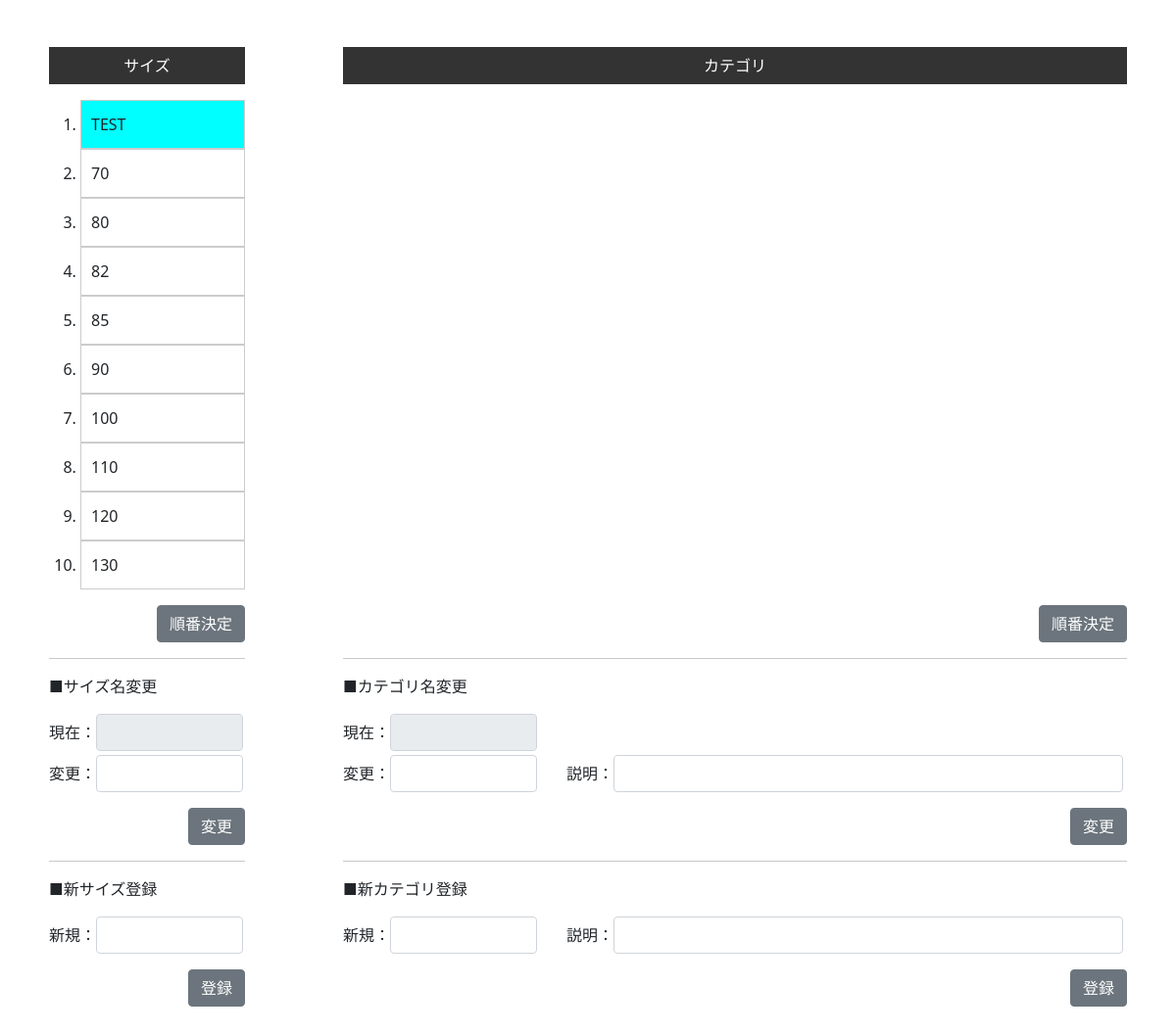
/zaiko2/size_category/, run on an earlier commit of the app's database.
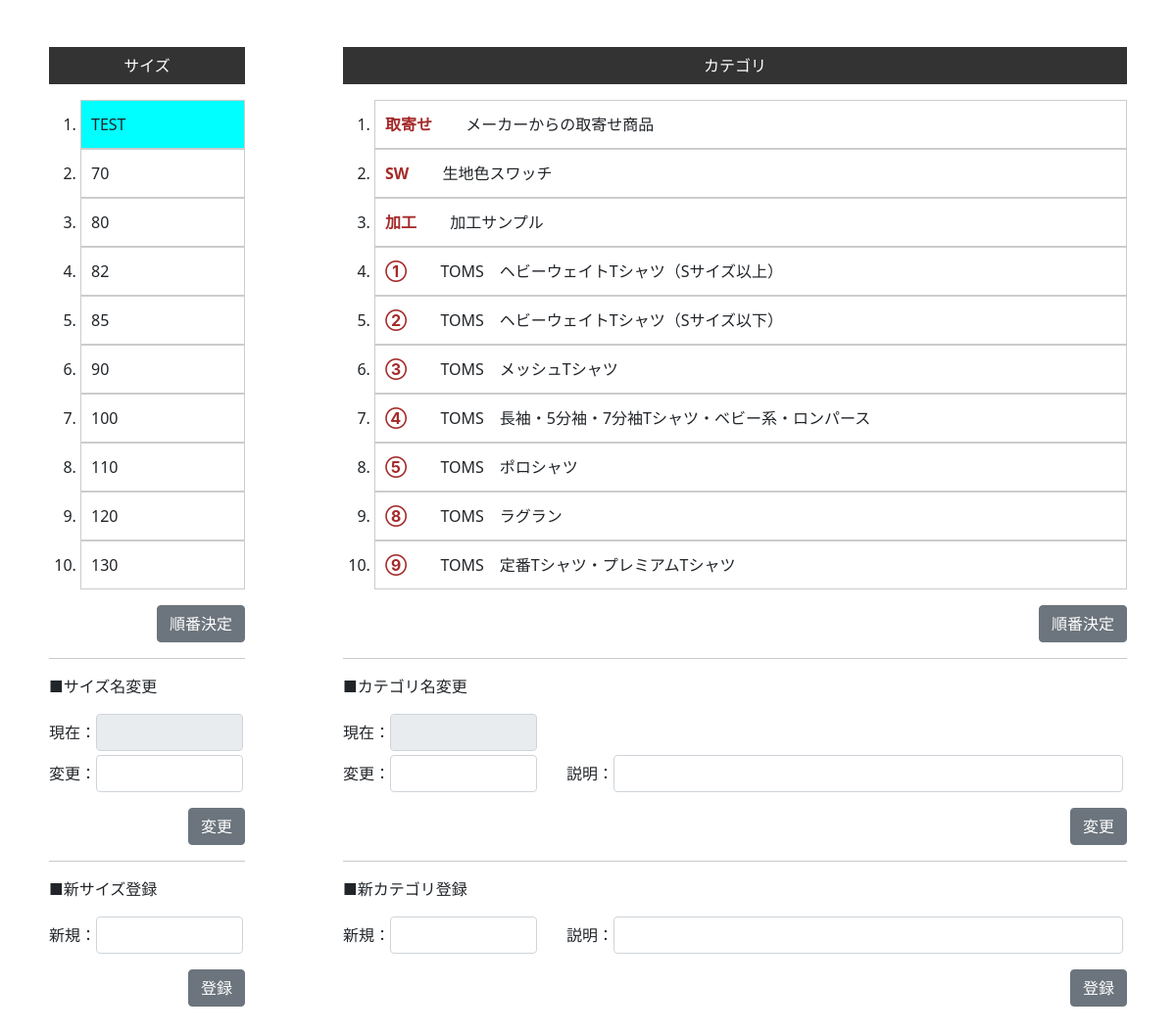
And on a later commit of the database.
### zaiko/models.py (models this page shows, shortened)
class Size(models.Model):
    size_num=models.IntegerField("順番",null=False)
    size=models.CharField("サイズ",max_length=30,blank=True)

class Category(models.Model):
    category_num=models.IntegerField("順番",null=False)
    category=models.CharField("カテゴリ",max_length=50,blank=True)
    category_ex=models.CharField("説明",max_length=100,blank=True)

### zaiko2/views.py (the view)
# urls.py: path('size_category/', size_category, name="size_category"),
def size_category(request):
    sizes=Size.objects.all().order_by("size_num")
    category=Category.objects.all().order_by("category_num")
    return render(request,"zaiko2/size_category.html",{"sizes":sizes,"category":category})

### zaiko2/templates/zaiko2/size_category.html (shortened to what this page needs)
{% load static %}
<!DOCTYPE html>
<html lang="ja">
<head>
    <link rel="stylesheet" href="{% static 'main.css' %}">
    <link href="https://cdn.jsdelivr.net/npm/bootstrap@5.0.2/dist/css/bootstrap.min.css" rel="stylesheet">
    <link rel="stylesheet" href="https://cdn.jsdelivr.net/npm/bootstrap-icons@1.8.0/font/bootstrap-icons.css">
</head>
<body>
    <div class="container mt-5 mb-5">
        <div style="margin: 0 auto; justify-content: center; width: 1100px;">
            <div class="flex4">
                <div style="width: 200px;">
                    <div class="title_sc">サイズ</div>
                    <div class="inlineframe mt-3">
                        <ol class="drag-list">
                            {% for i in sizes %}
                                {% if i.size_num == 0 %}
                                <li id="{{i.size}}" name="size_list" draggable="true" style="background-color: aqua;">{{i.size}}</li>
                                {% else %}
                                <li id="{{i.size}}" name="size_list" draggable="true">{{i.size}}</li>
                                {% endif %}
                            {% endfor %}
                        </ol>
                    </div>
                    <div style="width: 200px;">
                        <div class="mt-3" style="text-align: right;">
                            <button type="button" class="btn btn-secondary" id="btn_size_num">順番決定</button>
                        </div>
                        <hr>
                        <div>■サイズ名変更</div>
                        <div class="mt-3">
                            <div class="flex2">
                                <div>現在：</div>
                                <div style="width: 150px;"><input class="form-control" type="text" id="size_name1" disabled></div>
                            </div>
                            <div class="flex2 mt-1">
                                <div>変更：</div>
                                <div style="width: 150px;"><input class="form-control" type="text" id="size_name2"></div>
                            </div>
                            <div class="mt-3" style="text-align: right;">
                                <button type="button" class="btn btn-secondary" id="btn_size_name">変更</button>
                            </div>
                        </div>
                        <hr>
                        <div>■新サイズ登録</div>
                        <div class="mt-3">
                            <div class="flex2">
                                <div>新規：</div>
                                <div style="width: 150px;"><input class="form-control" type="text" id="size_new"></div>
                            </div>
                            <div class="mt-3" style="text-align: right;">
                                <button type="button" class="btn btn-secondary" id="btn_size_new">登録</button>
                            </div>
                        </div>
                    </div>
                </div>
                <div style="width: 800px;">
                    <div class="title_sc">カテゴリ</div>
                    <div class="inlineframe2 mt-3">
                        <ol class="drag-list">
                            {% for i in category %}
                                {% if i.category_num == 0 %}
                                <li id="{{i.category}}" name="category_list" draggable="true" style="background-color: aqua;">
                                    <span style="color: brown;">{{i.category}}</span>
                                    <span style="margin-left: 30px;">{{i.category_ex}}</span>
                                </li>
                                {% else %}
                                <li id="{{i.category}}" name="category_list" draggable="true">
                                    <span style="color: brown; font-weight: bold;">{{i.category}}</span>
                                    <span style="margin-left: 30px;">{{i.category_ex}}</span>
                                </li>
                                {% endif %}
                            {% endfor %}
                            <li style="border:0;list-style-type:none;">&nbsp;</li>
                        </ol>
                    </div>
                    <div style="width: 800px;">
                        <div class="mt-3" style="text-align: right;">
                            <button type="button" class="btn btn-secondary" id="btn_category_num">順番決定</button>
                        </div>
                        <hr>
                        <div>■カテゴリ名変更</div>
                        <div class="mt-3">
                            <div class="flex2">
                                <div>現在：</div>
                                <div style="width: 150px;"><input class="form-control" type="text" id="category_name1" disabled></div>
                            </div>
                            <div class="flex2 mt-1">
                                <div>変更：</div>
                                <div style="width: 150px;"><input class="form-control" type="text" id="category_name2"></div>
                                <div style="margin-left: 30px;">説明：</div>
                                <div style="width: 520px;"><input class="form-control" type="text" id="category_name3"></div>
                            </div>
                            <div class="mt-3" style="text-align: right;">
                                <button type="button" class="btn btn-secondary" id="btn_category_name">変更</button>
                            </div>
                        </div>
                        <hr>
                        <div>■新カテゴリ登録</div>
                        <div class="mt-3">
                            <div class="flex2">
                                <div>新規：</div>
                                <div style="width: 150px;"><input class="form-control" type="text" id="category_new1"></div>
                                <div style="margin-left: 30px;">説明：</div>
                                <div style="width: 520px;"><input class="form-control" type="text" id="category_new2"></div>
                            </div>
                            <div class="mt-3" style="text-align: right;">
                                <button type="button" class="btn btn-secondary" id="btn_category_new">登録</button>
                            </div>
                        </div>
                    </div>
                </div>
            </div>
        </div>
    </div>
</body>
</html>

### zaiko/static/main.css (style rules this page uses)
.flex2,.menu { display: flex; flex-wrap: wrap; align-items: center; }
.flex4 { display: flex; flex-wrap: nowrap; justify-content: space-between; }
.drag-list li { line-height:3em; border:1px solid #cccccc; cursor:pointer; padding-left: 10px; }
.inlineframe { background-color:#FFFFFF; width: 200px; height:500px; overflow:auto; overflow-y:scroll; overflow-x:hidden; }
.inlineframe2 { background-color:#FFFFFF; width: 800px; height:500px; overflow:auto; overflow-y:scroll; overflow-x:hidden; }
.title_sc { background-color: #333333; color: #fff; text-align: center; padding: 7px 0px; }

What changed in the data, as far as the page shows it:
added Category: category "取寄せ", category_ex "メーカーからの取寄せ商品"
added Category: category "SW", category_ex "生地色スワッチ"
added Category: category "加工", category_ex "加工サンプル"
added Category: category "①", category_ex "TOMS ヘビーウェイトTシャツ（Sサイズ以上）"
added Category: category "②", category_ex "TOMS ヘビーウェイトTシャツ（Sサイズ以下）"
added Category: category "③", category_ex "TOMS メッシュTシャツ"
added Category: category "④", category_ex "TOMS 長袖・5分袖・7分袖Tシャツ・ベビー系・ロンパース"
added Category: category "⑤", category_ex "TOMS ポロシャツ"
added Category: category "⑧", category_ex "TOMS ラグラン"
added Category: category "⑨", category_ex "TOMS 定番Tシャツ・プレミアムTシャツ"
